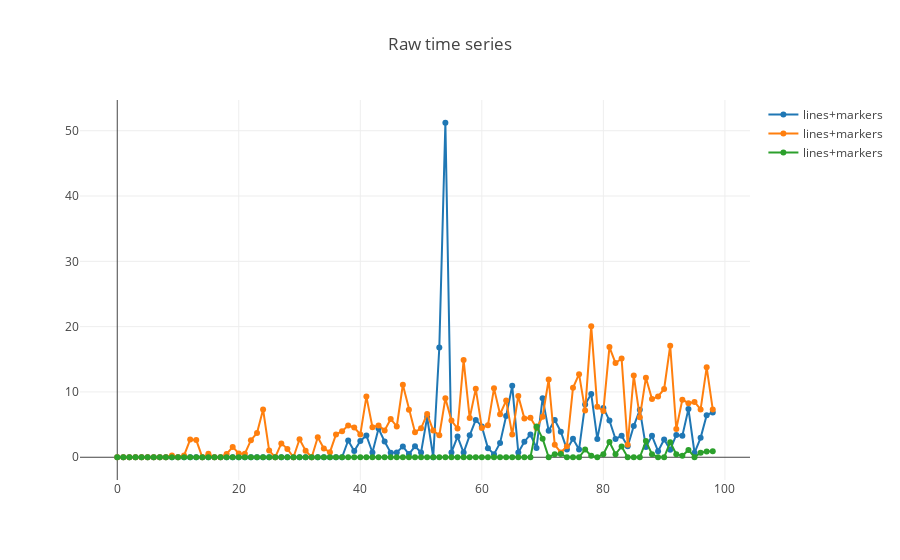

Write notebook code for a chart like this one.
### Code cell
# Create traces
trace0 = go.Scatter(
    y = sales.T.iloc[0],
    x = np.arange(0,len(sales)),
    mode = 'lines+markers',
    name = 'lines+markers'
)

trace1 = go.Scatter(
    y = sales.T.iloc[201],
    x = np.arange(0,len(sales)),
    mode = 'lines+markers',
    name = 'lines+markers'
)

trace2 = go.Scatter(
    y = sales.T.iloc[800],
    x = np.arange(0, len(sales)),
    mode = 'lines+markers',
    name = 'lines+markers'
)

raw_data = [trace0, trace1, trace2]

layout = go.Layout(title='Raw time series', showlegend=True)
fig = go.Figure(data=raw_data, layout=layout)

iplot(fig, filename='show-legend')
